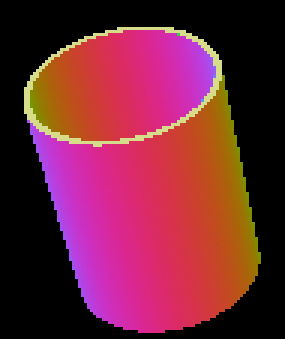
//> input picture opencv/cpp/sample/rtrace1.png, 95 x 113 px (shown 3 times larger)
$ ./auto-crop   (built with g++ and OpenCV 4)
//> lines starting //> are read from the running program, lines starting //| are printed output that depends on the picture; after the words box and inside, x2 and y2 are one past the last pixel; in counts of white or black regions, pixels touching at a corner belong together
//> further down, src is the input picture: 113 rows x 95 cols, CV_8UC3; mean B, G, R 57, 38, 113.8
//-------------------------------------------------------------------------------------------
/*! \file    auto-crop.cpp
    \brief   certain c++ source file
    \author  Akihiko Yamaguchi, akihiko-y@is.naist.jp / ay@akiyam.sakura.ne.jp
    \version 0.1
    \date    Feb.4, 2015

    g++ -g -Wall -O2 -o auto-crop.out auto-crop.cpp -lopencv_core -lopencv_imgproc -lopencv_imgcodecs -lopencv_highgui -I/usr/include/opencv4
*/
//-------------------------------------------------------------------------------------------
#include <opencv2/core/core.hpp>
#include <opencv2/imgproc/imgproc.hpp>
#include <opencv2/highgui/highgui.hpp>
#include <iostream>
//-------------------------------------------------------------------------------------------
namespace loco_rabbits
{
}
//-------------------------------------------------------------------------------------------
using namespace std;
// using namespace boost;
using namespace loco_rabbits;
//-------------------------------------------------------------------------------------------
// #define print(var) PrintContainer((var), #var"= ")
// #define print(var) std::cout<<#var"= "<<(var)<<std::endl
//-------------------------------------------------------------------------------------------

// Automatically crop the image whose background is black.
cv::Mat AutoCrop(const cv::Mat &src)
{
  cv::Mat gray, thresh;
  if(src.channels()==1)       src.copyTo(gray);
  else if(src.channels()==3)  cv::cvtColor(src,gray,cv::COLOR_BGR2GRAY);
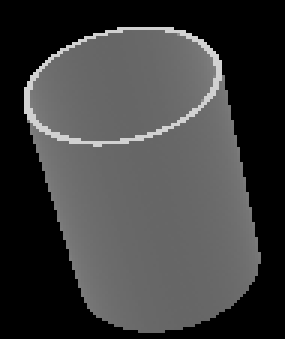
//> gray: 113 rows x 95 cols, CV_8UC1 (shown 3 times larger); min 0, max 209, mean 62.8
  cv::threshold(gray,thresh,1,255,cv::THRESH_BINARY);
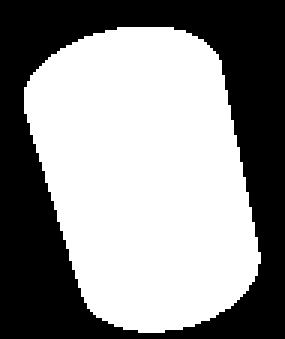
//> thresh: 113 rows x 95 cols, CV_8UC1 (shown 3 times larger); 56.3% white; 1 black region
  std::vector<std::vector<cv::Point> > contours;
  cv::findContours(thresh,contours,cv::RETR_EXTERNAL,cv::CHAIN_APPROX_SIMPLE);
//> contours = 1 contour; box (x1, y1, x2, y2) and area: (8, 9, 87, 111) 5911
  std::vector<cv::Point> &cnt(contours[0]);
//> cnt = contour of 136 points, box (x1, y1, x2, y2) (8, 9, 87, 111), area 5911
  cv::Rect bound= cv::boundingRect(cnt);
//> bound = Rect(8, 9, 79, 102)
  return src(bound);
}

int main(int argc, char**argv)
{
  cv::namedWindow("original",1);
  cv::namedWindow("cropped",1);

  cv::Mat src= cv::imread("sample/rtrace1.png");
  cv::imshow("original",src);

  cv::Mat crop= AutoCrop(src);
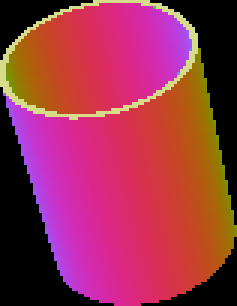
//> crop: 102 rows x 79 cols, CV_8UC3 (shown 3 times larger); mean B, G, R 75.9, 50.7, 151.6
  cv::imshow("cropped",crop);
  cv::waitKey();

  return 0;
}
//-------------------------------------------------------------------------------------------

$ run again, with opencv/cpp/sample/containers.png copied over opencv/cpp/sample/rtrace1.png
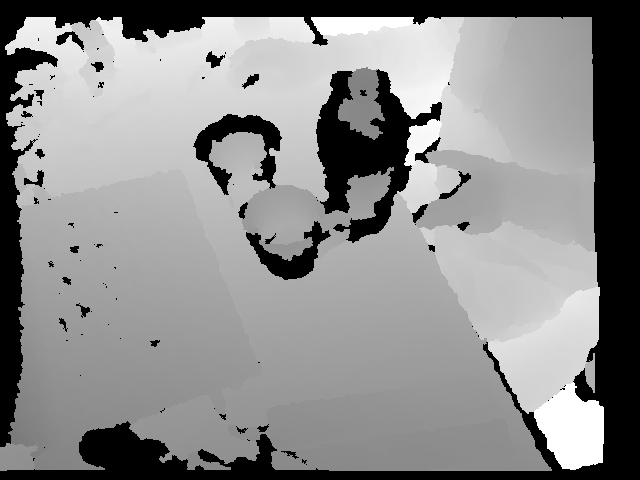
//> input picture opencv/cpp/sample/containers.png, 640 x 480 px
//> src is the input picture: 480 rows x 640 cols, CV_8UC3; min 0, max 255, mean 139.5
//> in AutoCrop, `cv::threshold(gray,thresh,1,255,cv::THRESH_BINARY);`:
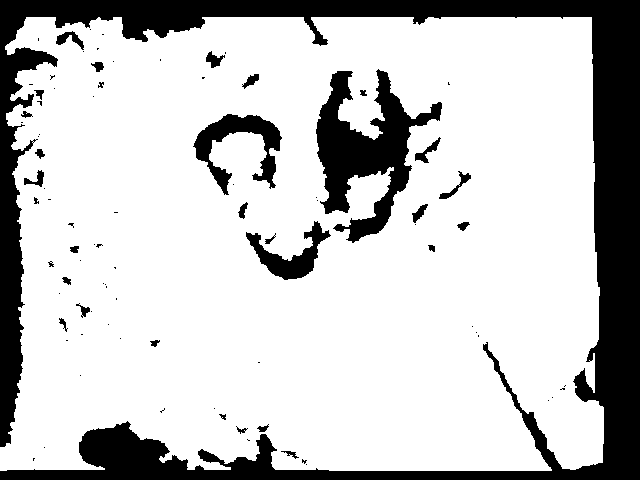
//> thresh: 480 rows x 640 cols, CV_8UC1; 77.6% white; 88 black regions (56 under 20 px)
//> contours = 1 contour; box (x1, y1, x2, y2) and area: (0, 17, 604, 471) 252348
//> cnt = contour of 1178 points, box (x1, y1, x2, y2) (0, 17, 604, 471), area 252348
//> bound = Rect(0, 17, 604, 454)
//> `cv::Mat crop= AutoCrop(src);`:
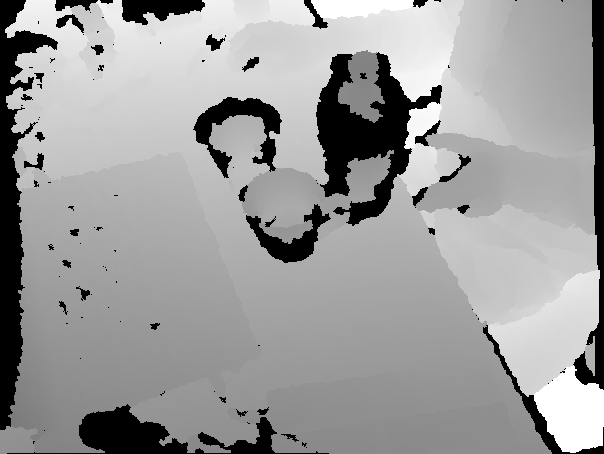
//> crop: 454 rows x 604 cols, CV_8UC3; min 0, max 255, mean 156.3
